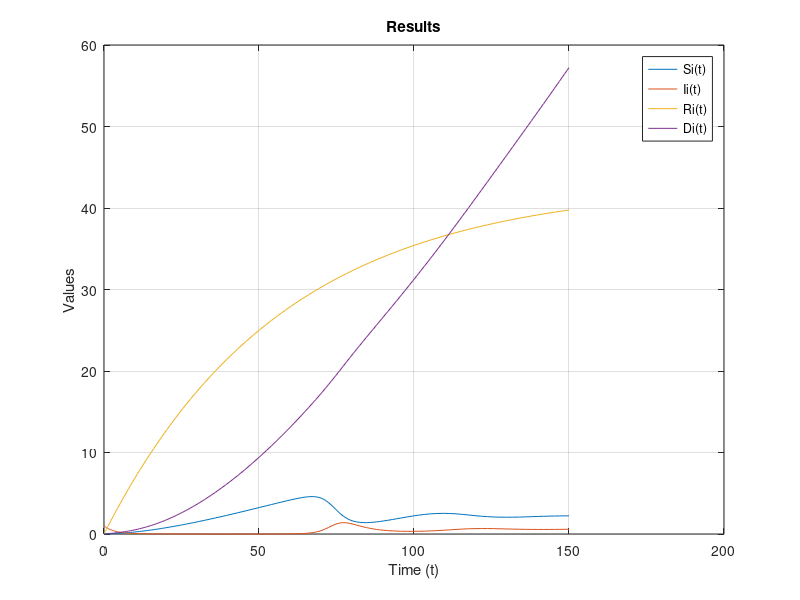

The MATLAB script that drew this image:
function main
    tspan = [0 150];
    initial_conditions = [0.01, 1-0.01, 0, 0]; % Si(0), Ii(0), Ri(0), Di(0)

    % 使用ode45求解
    [t, y] = ode45(@ODEs, tspan, initial_conditions);

    % 绘制结果
    plot(t, y);
    xlabel('Time (t)');
    ylabel('Values');
    legend('Si(t)', 'Ii(t)', 'Ri(t)', 'Di(t)');
    title('Results');
    grid on;
end

function dydt = ODEs(~, y)
    b = 0.01;
    p1 = 0.005;
    p3 = 0.0125;
    p4 = 0.25;
    p5 = 0.05;
    p6 = 0.0125;
    Li_p2 = 0.1383;

    Si = y(1);
    Ii = y(2);
    Ri = y(3);
    Di = y(4);

    dSi_dt = b + p1 * Ri - Li_p2 * Ii * Si - p3 * Si;
    dIi_dt = Li_p2 * Ii * Si - p4 * Ii - p5 * Ii;
    dRi_dt = p4 * 3 - p1 * Ri - p6 * Ri;
    dDi_dt = p3 * Si + p5 * Ii + p6 * Ri - b;

    dydt = [dSi_dt; dIi_dt; dRi_dt; dDi_dt];
end
